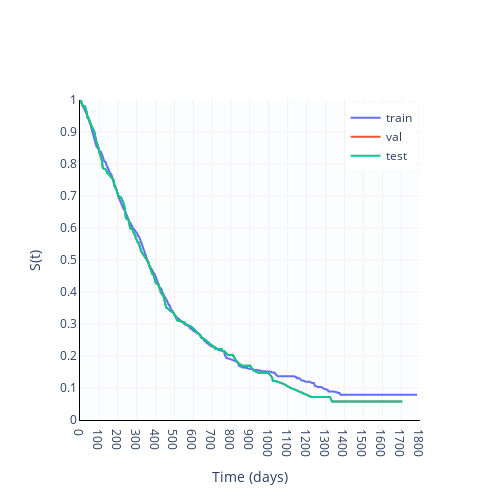

The notebook cell this image was saved under:
### Code cell
fig

### Figure 1 — Plotly figure (JSON) as saved in the notebook; plotly's stock layout.template omitted (floating-point values rounded to 4 significant figures; data arrays with more than 128 entries replaced by an {"elided": "..."} marker saying what was removed)
{"data": [{"name": "train", "type": "scatter", "x": {"elided": "495 int values"}, "y": {"elided": "495 float values"}}, {"name": "val", "type": "scatter", "x": {"elided": "176 int values"}, "y": {"elided": "176 float values"}}, {"name": "test", "type": "scatter", "x": {"elided": "176 int values"}, "y": {"elided": "176 float values"}}], "layout": {"autosize": false, "height": 500, "legend": {"x": 0.99, "xanchor": "right", "y": 0.99, "yanchor": "top"}, "plot_bgcolor": "rgb(252, 253, 255)", "showlegend": true, "width": 500, "xaxis": {"dtick": 100, "gridcolor": "rgb(245, 242, 240)", "linecolor": "black", "range": [0, 1800], "tickmode": "linear", "title": {"text": "Time (days)"}, "type": "linear"}, "yaxis": {"dtick": 0.1, "gridcolor": "rgb(245, 242, 240)", "linecolor": "black", "range": [0, 1], "tickmode": "linear", "title": {"text": "S(t)"}, "type": "linear"}}}
